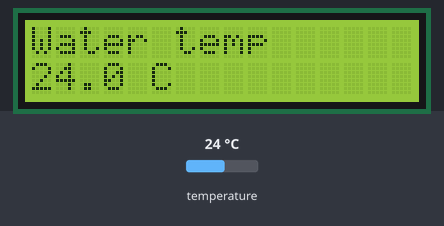
Recording of a sketch running on a simulated Arduino Uno, built with avr-gcc and run on an emulated ATmega328P. On the bench: 16×2 character LCD. The inputs (shaded band) are chosen by the test bench; at power-on: temperature 24 °C. What the sketch prints to the serial monitor is not drawn.

Above: at 1.2 s.
1.3 s: temperature set to 12 °C
At 3.2 s:
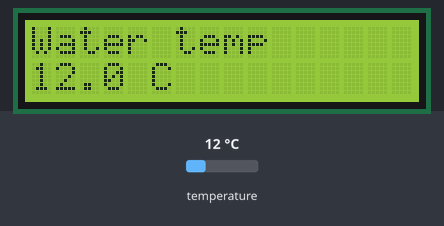
4.1 s: temperature set to 19 °C
At 5.2 s:
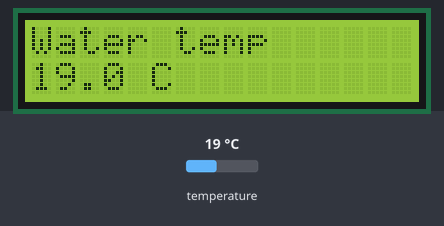
6.6 s: temperature set to 28 °C
At 9.2 s:
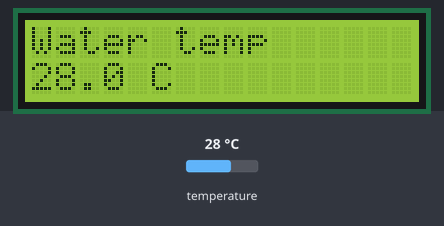
Timing chart, 0 to 10.7 s (numbered marks = the images above; inputs shaded):
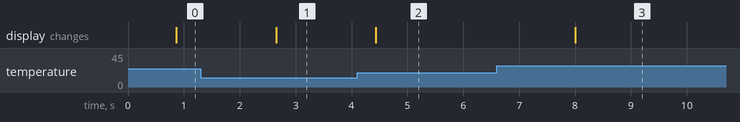

Measured:
- after the input at 1.3 s, the display: changes after 1.3 s (image 1)
- after the input at 4.1 s, the display: changes after 0.33 s (image 2)
- after the input at 6.6 s, the display: changes after 1.4 s (image 3)

The sketch:

a6-lcd-display.ino
```cpp
// @pin A4=A4
// @pin A5=A5
#include <Wire.h>
#include <LiquidCrystal_I2C.h>
#include <OneWire.h>
#include <DallasTemperature.h>

// @pin ONE_WIRE=D4
// @baud 9600

LiquidCrystal_I2C lcd(0x27, 16, 2);
OneWire oneWire(4);
DallasTemperature probe(&oneWire);
// 화면을 새로 쓰는 간격입니다. 너무 짧으면 글자가 깜빡여 읽기 어렵습니다.
// @tunable refreshMs
int refreshMs = 1000;

void setup() {
  Serial.begin(9600);
  lcd.init();
  lcd.backlight();
  probe.begin();
  Serial.println("time_ms,temperature_c");
}

void loop() {
  probe.requestTemperatures();
  float celsius = probe.getTempCByIndex(0);

  // 자리를 지우지 않고 덮어쓰면 앞 값의 남은 글자가 붙어 25.5가 25.55처럼 보입니다.
  lcd.clear();
  lcd.setCursor(0, 0);
  lcd.print("Water temp");
  lcd.setCursor(0, 1);
  lcd.print(celsius, 1);
  lcd.print(" C");

  Serial.print(millis());
  Serial.print(',');
  Serial.println(celsius, 2);
  delay(refreshMs);
}
```
